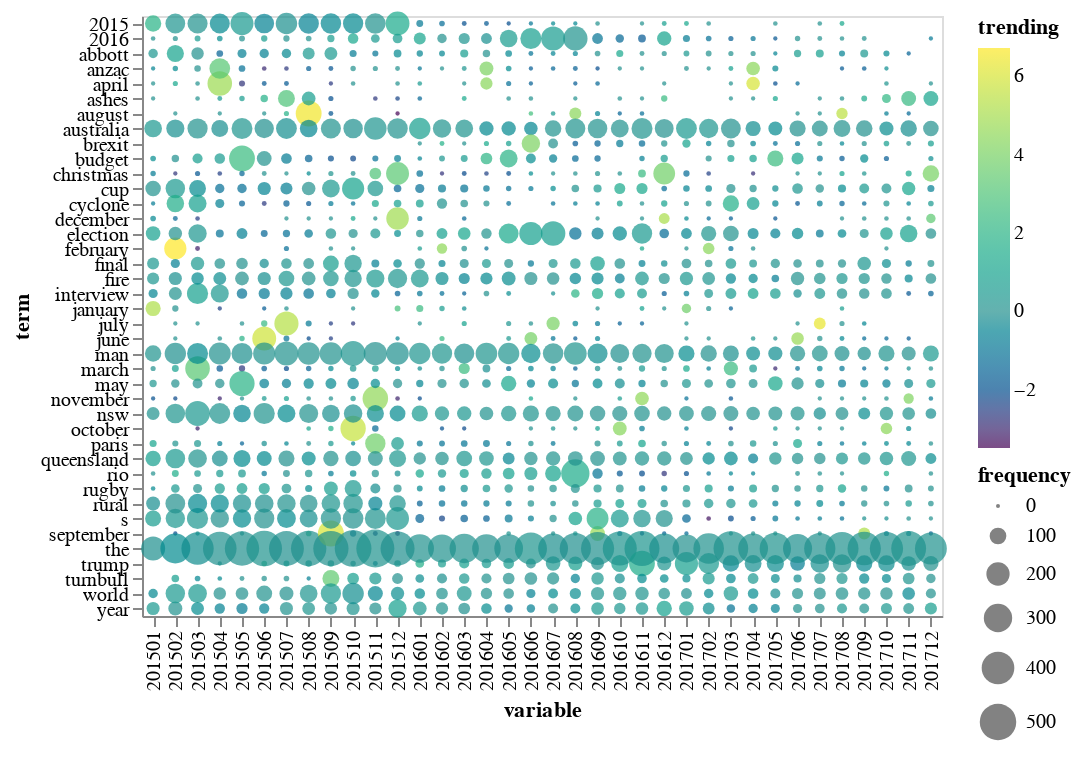

The notebook cell this image was saved under:
### Code cell
alt.renderers.enable('jupyterlab')
(DiachronicTermMiner(unicorpus, start_category='201501', seasonality_column='publish_month')
 .visualize(st.BubbleDiachronicVisualization))

### Figure 1 — Vega-Lite specification as saved in the notebook (floating-point values rounded to 4 significant figures; data arrays with more than 128 entries replaced by an {"elided": "..."} marker saying what was removed)
{"$schema": "https://vega.github.io/schema/vega-lite/v2.4.3.json", "config": {"view": {"height": 300, "width": 400}}, "data": {"values": {"elided": "1238 records"}}, "encoding": {"color": {"field": "trending", "scale": {"domain": [-3.485, 0, 6.718], "range": ["#440154", "#21908d", "#fde725"]}, "type": "quantitative"}, "size": {"field": "frequency", "type": "quantitative"}, "x": {"field": "variable", "type": "nominal"}, "y": {"field": "term", "type": "nominal"}}, "mark": "circle"}
